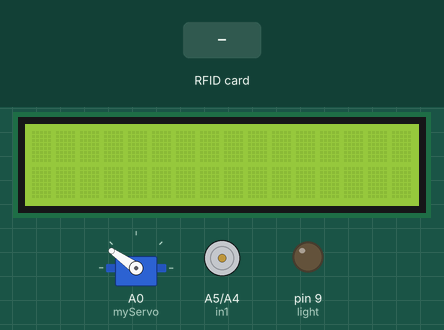
The sketch below on a simulated Arduino Uno, built with avr-gcc and run on an emulated ATmega328P. Parts: 16×2 character LCD, servo, motor-driver pin pairs drawn as motors (green arrow = first pin HIGH = forward, orange = second pin HIGH = backward, longer = more drive, scaled by the enable pin), output pins drawn as LEDs (lit = HIGH). Inputs (shaded band) come from the test bench. WiFi joins after 1.5 s; servers stay silent unless stated; what the sketch prints to the serial monitor is not drawn.

Above: at 3.1 s.
3.2 s: RFID card 53 9A 6D 0C held to the reader
At 3.6 s:
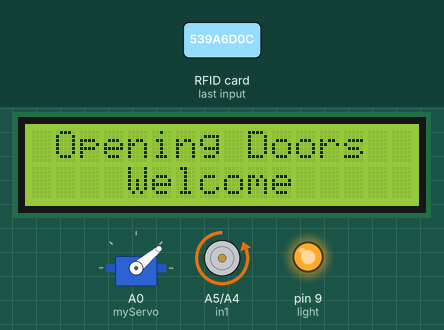
4.7 s: RFID card 57 29 9C 60 held to the reader
At 5.4 s:
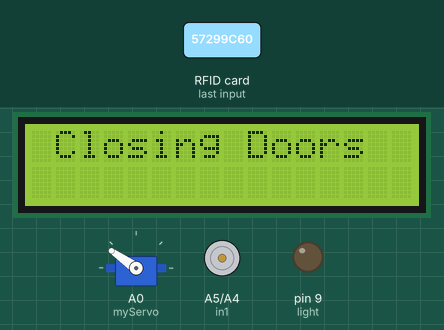
6.2 s: RFID card 5E 7A 19 C4 held to the reader
At 7.5 s:
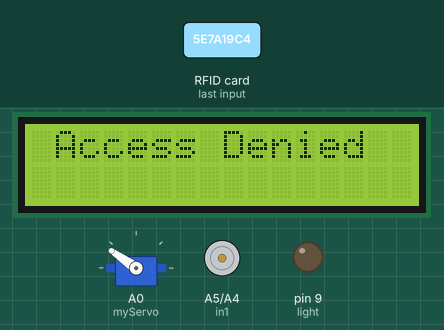
Timing chart, 0 to 9.2 s (numbered marks = the images above; inputs shaded):
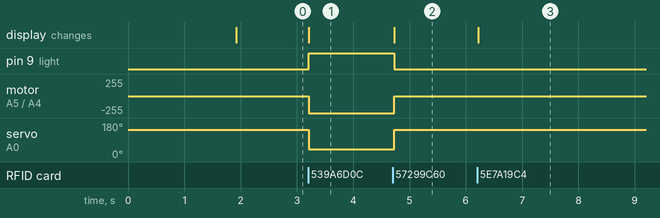

The sketch:

Home_Automation_System_For_a_Smart_Life.ino
```cpp
/*
 *                                          Home Automation System For a Smart Life
 *                                          ¯¯¯¯¯¯¯¯¯¯¯¯¯¯¯¯¯¯¯¯¯¯¯¯¯¯¯¯¯¯¯¯¯¯¯¯¯¯¯
 * Team:
 * Team Name      - RoboSapiens
 * Project Name   - Home Automation System For a Smart Life
 * Professor Name - Dr. D. Ezhilarasi
 * Project Leader - K. Sai Venkata Giri
 * Teamates       - 1) N. Hemangani
 *                  2) T. Pushpa Teja
 *                  3) M. Srinivas
 *                  4) K. Chennika Wangmai
 *                  5)Ch. Praneeth
 *
 * Coding                   - K. Sai Venkata Giri, M. Srinivas
 * Simulation               - N. Hemangani
 * Hardware                 - K. Sai Vekata Giri
 * Presentation and reports - K. Chennika Wangmai,N. Hemangani
 * Management               - T. Pushpa Teja
 *
 * ¯¯¯¯¯¯¯¯¯¯¯¯¯¯¯¯¯¯¯¯¯¯¯¯¯¯¯¯¯¯¯¯¯¯¯¯¯¯¯¯¯¯¯¯¯¯¯¯¯¯¯¯¯¯¯¯¯¯¯¯¯¯¯¯¯¯¯¯¯¯¯¯¯¯¯¯¯¯¯¯¯¯¯¯¯¯¯¯¯¯¯¯¯¯¯¯¯¯¯¯¯¯¯¯¯¯¯¯¯¯¯¯¯¯¯¯¯¯¯¯¯¯¯¯¯¯¯¯¯¯
 * Project Description :
 * A Brief About the Project
 *
 *                                         Home Automation System For a Smart Life
 * What do we do?
 * 1) A Door Lock Sytem Based on RFID
 * 2) When Correct Entry Card is shown Lock Opens,Lights and fans gets turned on
 * 3) Dont want lights or fans to run? No problemo. Control With the app Blinky
 * 4) Lazy? Use Google Assistant Buddy
 * 5) Finally While Exiting show Exit Card All lights, fans are turned off, Door is Locked
 * ¯¯¯¯¯¯¯¯¯¯¯¯¯¯¯¯¯¯¯¯¯¯¯¯¯¯¯¯¯¯¯¯¯¯¯¯¯¯¯¯¯¯¯¯¯¯¯¯¯¯¯¯¯¯¯¯¯¯¯¯¯¯¯¯¯¯¯¯¯¯¯¯¯¯¯¯¯¯¯¯¯¯¯¯¯¯¯¯¯¯¯¯¯¯¯¯¯¯¯¯¯¯¯¯¯¯¯¯¯¯¯¯¯¯¯¯¯¯¯¯¯¯¯¯¯¯¯¯¯¯
 * Pin Connections:
 * ¯¯¯¯¯¯¯¯¯¯¯¯¯¯¯
 *
 * ESP01 - Arduino Uno
 * ¯¯¯¯¯   ¯¯¯¯¯¯¯¯¯¯¯
 *    TX - TX(1)
 *    RX - RX(0)
 *  3.3V - 3.3V
 *   GND - GND
 *
 *   LCD - Arduino Uno
 *   ¯¯¯   ¯¯¯¯¯¯¯¯¯¯¯
 *    RS - Pin 6
 *     E - Pin 7
 *    D4 - Pin 2
 *    D5 - Pin 3
 *    D6 - Pin 4
 *    D7 - Pin 5
 *
 * BLYNK - ARDUINO UNO
 * ¯¯¯¯¯   ¯¯¯¯¯¯¯¯¯¯¯
 * MOTOR - A1
 *   LED - 8
 *
 * Servo - Arduino Uno
 * ¯¯¯¯¯   ¯¯¯¯¯¯¯¯¯¯¯
 * Attach- A0
 *    5v - 5v
 *   gnd - gnd
 *
 *  RFID - Arduino Uno
 *  ¯¯¯¯   ¯¯¯¯¯¯¯¯¯¯¯
 *   SDA - 10
 *   SCK - 13
 *  MOS1 - 11
 *  MIS0 - 12
 *   IRQ - Not Connected
 *   GND - gnd
 *   RST - A2(Not Connected though)
 *  3.3V - 3.3V
 *
 *
 * L293D - Arduino Uno               (L293D is MotorDriver used to run DC Motor)
 * ¯¯¯¯¯   ¯¯¯¯¯¯¯¯¯¯¯
 *   enA - A3
 *   in1 - A5
 *   in2 - A4
 *
 *
 *  Pin9 - Turns on When RFID Open Tag is Shown(For LED)
 * PinA1 - Turns on When RFID Open Tag is Shown(For DC MOTOR)
 *
 *
 *   And of Pin8 , pin9  =>LED
 *   And of PinA4, PinA1 =>Motor Driver pin
 *
 * ¯¯¯¯¯¯¯¯¯¯¯¯¯¯¯¯¯¯¯¯¯¯¯¯¯¯¯¯¯¯¯¯¯¯¯¯¯¯¯¯¯¯¯¯¯¯¯¯¯¯¯¯¯¯¯¯¯¯¯¯¯¯¯¯¯¯¯¯¯¯¯¯¯¯¯¯¯¯¯¯¯¯¯¯¯¯¯¯¯¯¯¯¯¯¯¯¯¯¯¯¯¯¯¯¯¯¯¯¯¯¯¯¯¯¯¯¯¯¯¯¯¯¯¯¯¯¯¯¯¯
 * Basic Steps Included are
 *      1) Libraries Installation
 *      2) Interfacting Pins
 *      3) Pin  Name Declarations
 *      4) Authorization Key For Blinky
 * Void Setup:
 *     4) Begin Communications
 *     5) Intial Postitions/Status/Configurations
 *     6) Message To be printed On Serial Monitor
 * Void Loop:
 *     7) Blink Reading
 *     8) Tag there or not , Same or different
 *     9) If Entering Correct Card => On Lights,Fans,Open Lock
 *     10) If Exiting Correct Card => Off All
 *     11) Else Unauthorized
 * Funnctions:
 *     12) On Motors
 *     13) Off Motors
 *
 *
 * Block Diagram of Execution:
 * ¯¯¯¯¯¯¯¯¯¯¯¯¯¯¯¯¯¯¯¯¯¯¯¯¯¯
 *
 *                                              ________________________________________
*                                              | Signal From Wifi+Blnky+Google Assistant |-- --- -
*                                               ¯¯¯¯¯¯¯¯¯¯¯¯¯¯¯¯¯¯¯¯¯¯¯|¯¯¯¯¯¯¯¯¯¯¯¯¯¯¯¯¯         |
                                                                       |                          |
 *                                                                     |                          |
 *                                        On Motor Signal From Blinky  |                          |
 *                                                                     |                          |
 *                                                                     |                          |
 *                                                                     |                          |
 *                                                                     ___                        |
 *                                   /----On Motor Signal Form RFID- -|AND|---------------------- )-------------------ON Motor
 *                     /(Correct Card)-----ON LED ----------------------------------------------|AND|-----------------ON LED
 *                  /   (Entry)      \-----ON Servo(Open Lock)
 *                /
 *             /                       /----OFF Motor
 *        RFID -- -- --(Correct Card)-------OFF LED
 *             \        (Exit)          \-----OFF Servo(Open Lock)
 *                \
 *                   \
 *                      \(Wrong Card)----Nothing Changd(No Access)
 *
 *
 *
 *  A piece of Useful Code
 *  ¯¯¯¯¯¯¯¯¯¯¯¯¯¯¯¯¯¯¯¯¯¯
 *  blynk-ser.bat -c COM8(Your COM number)
 *
 *  Installation Of Blynk Library
 *  ¯¯¯¯¯¯¯¯¯¯¯¯¯¯¯¯¯¯¯¯¯¯¯¯¯¯¯¯¯
 *  1) Go to Sketch/Include Library/Manage Libraries
 *  2) Search For Blynk
 *  3) Install the Library
 *
 *  Hardware Installation
 *  ¯¯¯¯¯¯¯¯¯¯¯¯¯¯¯¯¯¯¯¯¯
 *  1) Make the connections as shown in Pin Connectioncode
 *  2) Connect a Sevro Motor And a Door Lock Using Glue Gun
 *
 *  Software Installation
 *  ¯¯¯¯¯¯¯¯¯¯¯¯¯¯¯¯¯¯¯¯¯
 *  1) Place the RFID Entry code of your card in the code
 *  2) Place the RFID Exit code of your card in the code
 *
 *  How to Execute?
 *  ¯¯¯¯¯¯¯¯¯¯¯¯¯¯¯
 *  1) Make pin Connections as given in Comments
 *  2) Next Upload the Code to Arduino Uno
 *  3) Open CMD(Run as Administrator)
 *  4) Go to scripts folder of blynk library (Will be present in Your installed library Folder.Library Folder will be present in Arduino/Libraries/Blynk if you have used above installation)--------Using cd command
 *  5) Then type the command "blynk-ser.bat -c COM5" (Your COM number)
 *  6) Click Run
 *
 *  And Enjoy your Automated Home 😀😀
 *
 * References:
 * ¯¯¯¯¯¯¯¯¯¯
 *  To Connect to Blynk   : https://www.youtube.com/watch?v=osACD1WX6sg&t=388s
 *  To Connect to IFTTT   : https://www.youtube.com/watch?v=BtndiAyGSzk&t=643s
 *  To See Servo Hardware : https://www.youtube.com/watch?v=Z44f4B6p-Kk
 */
#include <Servo.h>                              //Library For Servo
#include<LiquidCrystal.h>                       //Library For LCD
#include <MFRC522.h>                            //Library For RFID
#include <SoftwareSerial.h>                     //Library For Serial Communication With Wifimodule+PC
#include <BlynkSimpleStream.h>                  //Library For Blinky

MFRC522 mfrc522(10,A2);                         //Interfacing of RFID  -> SDA,RESET
#define BLYNK_PRINT DebugSerial                 //The Interfacing Data Type of BLYNK_PRINT
SoftwareSerial DebugSerial(0,1);                //Interfacing of Blynk -> RX,TX
LiquidCrystal lcd(6,7,5,4,3,2);                 //register select,enable,db4,db5,db6,db7
Servo myServo;                                  //Servo Variable

int light=9;                                    //Variable declarations for easy undrstanding of Code
int enA = A3;
int in1 = A5;
int in2 = A4;
int Lock_Open_Angle=40;
int Lock_Close_Angle=145;
char auth[] = "xhTgiE44-fo6YUGRGSjAL6s3ZiBj0Xfa";

void setup()
{
  Serial.begin(9600);                           //Communication With Serial Monitor
  mfrc522.PCD_Init();                           //Communication With RFID
  DebugSerial.begin(9600);                      //Communication With Wifi Module+pc
  Blynk.begin(Serial, auth);                    //Communication With Blynk
  lcd.begin(16,2);                              //Communication With LCD

  myServo.attach(A0);                           // Servo Pin Intialising

  pinMode(9,OUTPUT);                            //LED         -Lights in ROOM
  pinMode(enA, OUTPUT);                         //DC MOTOR    -PWM speed Pin
  pinMode(in1, OUTPUT);                         //DC MOTOR    -One pin of H-Bridge gate
  pinMode(in2, OUTPUT);                         //DC MOTOR    -Second pin of the Pair of the Bridge
  lcd.clear();

  digitalWrite(light,LOW);                      //Initial Lights Status
  turn_off_motors();                            //Initial Motor Status
  myServo.write(Lock_Close_Angle);              //Intitial Servo Position
}

void loop()
{
  Blynk.run();
  if ( ! mfrc522.PICC_IsNewCardPresent())       //Look for new cards.No New card = Return Loop
  {
    return;
  }

  if ( ! mfrc522.PICC_ReadCardSerial())         //Select one of the cards.No card = Return Loop
  {
    return;
  }
  String content= "";
  byte letter;

  for (byte i = 0; i < mfrc522.uid.size; i++)    //Used forr finding the tag ID
  {
     content.concat(String(mfrc522.uid.uidByte[i] < 0x10 ? " 0" : " "));
     content.concat(String(mfrc522.uid.uidByte[i], HEX));
  }

  Serial.print("Message : ");

  content.toUpperCase();
  if (content.substring(1) == "53 9A 6D 0C")     //We need to place that id here-Done change here the UID of the card/cards that you want to give access
    {

      lcd.setCursor(1,0);                       //Set Cursor to col 1 row 0 (Rows and cols start with index 0)
      lcd.print("Opening Doors");               //Prints "Opening Doors"
      lcd.setCursor(4,1);                       //Set Cursor to col4 row 1
      lcd.print("Welcome");                     //Prints "Welcome"
      myServo.write(Lock_Open_Angle);           //Opening Lock
      digitalWrite(light, HIGH);                //Turning on Lights(LED)
      turn_on_motors();                         //Turning on Fans(DC MOTOR)

    }

 else if(content.substring(1) == "57 29 9C 60")
   {
      lcd.clear();                              //Clear LCD Screen
      lcd.setCursor(1,0);                       //Set Cursor to col1 row0
      lcd.print("Closing Doors");               //Prints "Closing Doors"
      myServo.write(Lock_Close_Angle);          //Opening Lock
      digitalWrite(light, LOW);                 //Turning Off Lights(LED)
      turn_off_motors();                        //Turning Off Fans(DC MOTOR)
   }
  else
    {
      lcd.clear();                              //Clear LCD Screen
      lcd.setCursor(1,0);                       //Set Cursor to Col1 row0
      lcd.print("Access Denied");               //Prints "Access Denied"
    }
}

void turn_on_motors()                           //Function to turn on motors
{
  analogWrite(enA, 255);                        //RPM controler using PWM
  analogWrite(in1, 0);                          //Opposite Signs of these open the switch and will work
  analogWrite(in2, 255);                        //To Reverse Directions Make 0->255 and 255->0
};
void turn_off_motors()                          //Function to turn off motors
{
  analogWrite(in1, 0);
  analogWrite(in2, 0);                          //Keeping Same Voltage on Both Switches of H-Bridge =>Turning OFF
};
```

Measured:
- after the input at 3.2 s, pin 9 (light): LOW → HIGH at once; motor on A5 (in1) / A4 (in2): stopped → backward 255/255 at once; servo on A0 (myServo): 145° → 40° at once; the display: changes at once (image 1)
- after the input at 4.7 s, pin 9 (light): HIGH → LOW at once; motor on A5 (in1) / A4 (in2): backward 255/255 → stopped at once; servo on A0 (myServo): 40° → 145° at once; the display: changes at once (image 2)
- after the input at 6.2 s, the display: changes at once (image 3)
